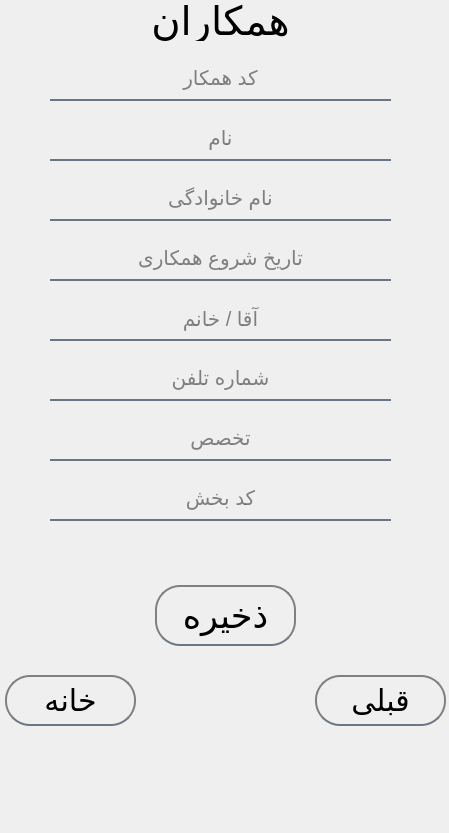
<?xml version="1.0" encoding="UTF-8"?>
<ui version="4.0">
 <class>MainWindow</class>
 <widget class="QMainWindow" name="MainWindow">
  <property name="geometry">
   <rect>
    <x>0</x>
    <y>0</y>
    <width>449</width>
    <height>833</height>
   </rect>
  </property>
  <property name="windowTitle">
   <string>MainWindow</string>
  </property>
  <widget class="QWidget" name="centralwidget">
   <widget class="QLineEdit" name="line_gender">
    <property name="geometry">
     <rect>
      <x>50</x>
      <y>300</y>
      <width>341</width>
      <height>41</height>
     </rect>
    </property>
    <property name="styleSheet">
     <string notr="true">background-color: rgba(0,0,0,0);
border: none;
border-bottom: 2px solid rgba(105,118,132,255);
color: rgba(10, 10, 10,250); 
padding-bottom: 3px;
font-size: 20px;
font: 20pt &quot;IRNazanin&quot;;
</string>
    </property>
    <property name="text">
     <string/>
    </property>
    <property name="alignment">
     <set>Qt::AlignCenter</set>
    </property>
    <property name="placeholderText">
     <string>آقا / خانم</string>
    </property>
    <property name="cursorMoveStyle">
     <enum>Qt::LogicalMoveStyle</enum>
    </property>
   </widget>
   <widget class="QPushButton" name="but_save">
    <property name="geometry">
     <rect>
      <x>150</x>
      <y>580</y>
      <width>151</width>
      <height>71</height>
     </rect>
    </property>
    <property name="font">
     <font>
      <family>IRNazanin</family>
      <pointsize>30</pointsize>
      <weight>50</weight>
      <italic>false</italic>
      <bold>false</bold>
     </font>
    </property>
    <property name="styleSheet">
     <string notr="true">QPushButton {
    background-color: transparent; /* Transparent background */
    color: rgb(0,0,0); /* Text color */
    border: 2px solid gray; /* Border around the button */
    padding: 5px; /* Increased padding for better touch targets */
    border-radius: 25px; /* Rounded corners */
    margin: 5px; /* Uniform margin on all sides */
    font-size: 35px; /* Font size for better readability */
	font: 30pt &quot;IRNazanin&quot;;
border-bottom: 2px solid rgba(105,118,132,255);
}

QPushButton:hover {
    border-color: rgba(190, 190, 190, 0.7); /* Lighter border on hover */
    background-color: rgba(255, 255, 255, 0.1); /* Light background on hover for visual feedback */
}

QPushButton:pressed {
    background-color: rgba(255, 255, 255, 0.2); /* Darker background when pressed */
	font: 20pt &quot;Ubuntu&quot;;
    border-color: rgba(150, 150, 150, 0.8); /* Change border color when pressed */
}

QPushButton:disabled {
    color: rgba(255, 255, 255, 0.5); /* Lighter text color when disabled */
    border-color: rgba(190, 190, 190, 0.3); /* Lighter border when disabled */
}
</string>
    </property>
    <property name="text">
     <string>ذخیره</string>
    </property>
   </widget>
   <widget class="QLineEdit" name="line_name">
    <property name="geometry">
     <rect>
      <x>50</x>
      <y>120</y>
      <width>341</width>
      <height>41</height>
     </rect>
    </property>
    <property name="styleSheet">
     <string notr="true">background-color: rgba(0,0,0,0);
border: none;
border-bottom: 2px solid rgba(105,118,132,255);
color: rgba(10, 10, 10,250); 
padding-bottom: 3px;
font-size: 20px;
font: 20pt &quot;IRNazanin&quot;;
</string>
    </property>
    <property name="alignment">
     <set>Qt::AlignCenter</set>
    </property>
    <property name="placeholderText">
     <string>نام</string>
    </property>
    <property name="cursorMoveStyle">
     <enum>Qt::VisualMoveStyle</enum>
    </property>
   </widget>
   <widget class="QLabel" name="label_pic">
    <property name="geometry">
     <rect>
      <x>0</x>
      <y>0</y>
      <width>451</width>
      <height>891</height>
     </rect>
    </property>
    <property name="text">
     <string/>
    </property>
    <property name="pixmap">
     <pixmap>1.jpg</pixmap>
    </property>
    <property name="scaledContents">
     <bool>true</bool>
    </property>
   </widget>
   <widget class="QPushButton" name="but_home">
    <property name="geometry">
     <rect>
      <x>0</x>
      <y>670</y>
      <width>141</width>
      <height>61</height>
     </rect>
    </property>
    <property name="font">
     <font>
      <family>IRNazanin</family>
      <pointsize>-1</pointsize>
      <weight>50</weight>
      <italic>false</italic>
      <bold>false</bold>
     </font>
    </property>
    <property name="styleSheet">
     <string notr="true">QPushButton {
    background-color: transparent; /* Transparent background */
    color: rgb(0,0,0); /* Text color */
    border: 2px solid gray; /* Border around the button */
    padding: 5px; /* Increased padding for better touch targets */
    border-radius: 25px; /* Rounded corners */
    margin: 5px; /* Uniform margin on all sides */
    font-size: 35px; /* Font size for better readability */
	font: 30pt &quot;IRNazanin&quot;;
border-bottom: 2px solid rgba(105,118,132,255);
}

QPushButton:hover {
    border-color: rgba(190, 190, 190, 0.7); /* Lighter border on hover */
    background-color: rgba(255, 255, 255, 0.1); /* Light background on hover for visual feedback */
}

QPushButton:pressed {
    background-color: rgba(255, 255, 255, 0.2); /* Darker background when pressed */
	font: 20pt &quot;Ubuntu&quot;;
    border-color: rgba(150, 150, 150, 0.8); /* Change border color when pressed */
}

QPushButton:disabled {
    color: rgba(255, 255, 255, 0.5); /* Lighter text color when disabled */
    border-color: rgba(190, 190, 190, 0.3); /* Lighter border when disabled */
}
QPushButton {
    background-color: transparent; /* Transparent background */
    color: rgb(0,0,0); /* Text color */
    border: 2px solid gray; /* Border around the button */
    padding: 5px; /* Increased padding for better touch targets */
    border-radius: 25px; /* Rounded corners */
    margin: 5px; /* Uniform margin on all sides */
    font-size: 30px; /* Font size for better readability */
border-bottom: 2px solid rgba(105,118,132,255);
}

QPushButton:hover {
    border-color: rgba(190, 190, 190, 0.7); /* Lighter border on hover */
    background-color: rgba(255, 255, 255, 0.1); /* Light background on hover for visual feedback */
}

QPushButton:pressed {
    background-color: rgba(255, 255, 255, 0.2); /* Darker background when pressed */
	font: 20pt &quot;Ubuntu&quot;;
    border-color: rgba(150, 150, 150, 0.8); /* Change border color when pressed */
}

QPushButton:disabled {
    color: rgba(255, 255, 255, 0.5); /* Lighter text color when disabled */
    border-color: rgba(190, 190, 190, 0.3); /* Lighter border when disabled */
}
</string>
    </property>
    <property name="text">
     <string>خانه</string>
    </property>
   </widget>
   <widget class="QLineEdit" name="line_expertise">
    <property name="geometry">
     <rect>
      <x>50</x>
      <y>420</y>
      <width>341</width>
      <height>41</height>
     </rect>
    </property>
    <property name="styleSheet">
     <string notr="true">background-color: rgba(0,0,0,0);
border: none;
border-bottom: 2px solid rgba(105,118,132,255);
color: rgba(10, 10, 10,250); 
padding-bottom: 3px;
font-size: 20px;
font: 20pt &quot;IRNazanin&quot;;
</string>
    </property>
    <property name="text">
     <string/>
    </property>
    <property name="alignment">
     <set>Qt::AlignCenter</set>
    </property>
    <property name="placeholderText">
     <string>تخصص</string>
    </property>
    <property name="cursorMoveStyle">
     <enum>Qt::LogicalMoveStyle</enum>
    </property>
   </widget>
   <widget class="QLineEdit" name="line_employee">
    <property name="geometry">
     <rect>
      <x>50</x>
      <y>60</y>
      <width>341</width>
      <height>41</height>
     </rect>
    </property>
    <property name="sizePolicy">
     <sizepolicy hsizetype="Expanding" vsizetype="Fixed">
      <horstretch>0</horstretch>
      <verstretch>0</verstretch>
     </sizepolicy>
    </property>
    <property name="layoutDirection">
     <enum>Qt::LeftToRight</enum>
    </property>
    <property name="autoFillBackground">
     <bool>false</bool>
    </property>
    <property name="styleSheet">
     <string notr="true">background-color: rgba(0,0,0,0);
border: none;
border-bottom: 2px solid rgba(105,118,132,255);
color: rgba(10, 10, 10,250); 
padding-bottom: 3px;
font-size: 20px;
font: 20pt &quot;IRNazanin&quot;;
</string>
    </property>
    <property name="cursorPosition">
     <number>0</number>
    </property>
    <property name="alignment">
     <set>Qt::AlignCenter</set>
    </property>
    <property name="dragEnabled">
     <bool>false</bool>
    </property>
    <property name="placeholderText">
     <string>کد همکار</string>
    </property>
    <property name="cursorMoveStyle">
     <enum>Qt::VisualMoveStyle</enum>
    </property>
   </widget>
   <widget class="QLineEdit" name="line_lastname">
    <property name="geometry">
     <rect>
      <x>50</x>
      <y>180</y>
      <width>341</width>
      <height>41</height>
     </rect>
    </property>
    <property name="styleSheet">
     <string notr="true">background-color: rgba(0,0,0,0);
border: none;
border-bottom: 2px solid rgba(105,118,132,255);
color: rgba(10, 10, 10,250); 
padding-bottom: 3px;
font-size: 20px;
font: 20pt &quot;IRNazanin&quot;;
</string>
    </property>
    <property name="text">
     <string/>
    </property>
    <property name="alignment">
     <set>Qt::AlignCenter</set>
    </property>
    <property name="placeholderText">
     <string>نام خانوادگی</string>
    </property>
    <property name="cursorMoveStyle">
     <enum>Qt::LogicalMoveStyle</enum>
    </property>
   </widget>
   <widget class="QLineEdit" name="line_date">
    <property name="geometry">
     <rect>
      <x>50</x>
      <y>240</y>
      <width>341</width>
      <height>41</height>
     </rect>
    </property>
    <property name="styleSheet">
     <string notr="true">background-color: rgba(0,0,0,0);
border: none;
border-bottom: 2px solid rgba(105,118,132,255);
color: rgba(10, 10, 10,250); 
padding-bottom: 3px;
font-size: 20px;
font: 20pt &quot;IRNazanin&quot;;
</string>
    </property>
    <property name="text">
     <string/>
    </property>
    <property name="alignment">
     <set>Qt::AlignCenter</set>
    </property>
    <property name="placeholderText">
     <string>تاریخ شروع همکاری</string>
    </property>
    <property name="cursorMoveStyle">
     <enum>Qt::LogicalMoveStyle</enum>
    </property>
   </widget>
   <widget class="QPushButton" name="but_bake">
    <property name="geometry">
     <rect>
      <x>310</x>
      <y>670</y>
      <width>141</width>
      <height>61</height>
     </rect>
    </property>
    <property name="font">
     <font>
      <family>IRNazanin</family>
      <pointsize>-1</pointsize>
      <weight>50</weight>
      <italic>false</italic>
      <bold>false</bold>
     </font>
    </property>
    <property name="styleSheet">
     <string notr="true">QPushButton {
    background-color: transparent; /* Transparent background */
    color: rgb(0,0,0); /* Text color */
    border: 2px solid gray; /* Border around the button */
    padding: 5px; /* Increased padding for better touch targets */
    border-radius: 25px; /* Rounded corners */
    margin: 5px; /* Uniform margin on all sides */
    font-size: 35px; /* Font size for better readability */
	font: 30pt &quot;IRNazanin&quot;;
border-bottom: 2px solid rgba(105,118,132,255);
}

QPushButton:hover {
    border-color: rgba(190, 190, 190, 0.7); /* Lighter border on hover */
    background-color: rgba(255, 255, 255, 0.1); /* Light background on hover for visual feedback */
}

QPushButton:pressed {
    background-color: rgba(255, 255, 255, 0.2); /* Darker background when pressed */
	font: 20pt &quot;Ubuntu&quot;;
    border-color: rgba(150, 150, 150, 0.8); /* Change border color when pressed */
}

QPushButton:disabled {
    color: rgba(255, 255, 255, 0.5); /* Lighter text color when disabled */
    border-color: rgba(190, 190, 190, 0.3); /* Lighter border when disabled */
}
QPushButton {
    background-color: transparent; /* Transparent background */
    color: rgb(0,0,0); /* Text color */
    border: 2px solid gray; /* Border around the button */
    padding: 5px; /* Increased padding for better touch targets */
    border-radius: 25px; /* Rounded corners */
    margin: 5px; /* Uniform margin on all sides */
    font-size: 30px; /* Font size for better readability */
border-bottom: 2px solid rgba(105,118,132,255);
}

QPushButton:hover {
    border-color: rgba(190, 190, 190, 0.7); /* Lighter border on hover */
    background-color: rgba(255, 255, 255, 0.1); /* Light background on hover for visual feedback */
}

QPushButton:pressed {
    background-color: rgba(255, 255, 255, 0.2); /* Darker background when pressed */
	font: 20pt &quot;Ubuntu&quot;;
    border-color: rgba(150, 150, 150, 0.8); /* Change border color when pressed */
}

QPushButton:disabled {
    color: rgba(255, 255, 255, 0.5); /* Lighter text color when disabled */
    border-color: rgba(190, 190, 190, 0.3); /* Lighter border when disabled */
}
</string>
    </property>
    <property name="text">
     <string>قبلی</string>
    </property>
   </widget>
   <widget class="QLineEdit" name="line_phone">
    <property name="geometry">
     <rect>
      <x>50</x>
      <y>360</y>
      <width>341</width>
      <height>41</height>
     </rect>
    </property>
    <property name="styleSheet">
     <string notr="true">background-color: rgba(0,0,0,0);
border: none;
border-bottom: 2px solid rgba(105,118,132,255);
color: rgba(10, 10, 10,250); 
padding-bottom: 3px;
font-size: 20px;
font: 20pt &quot;IRNazanin&quot;;
</string>
    </property>
    <property name="text">
     <string/>
    </property>
    <property name="alignment">
     <set>Qt::AlignCenter</set>
    </property>
    <property name="placeholderText">
     <string>شماره تلفن</string>
    </property>
    <property name="cursorMoveStyle">
     <enum>Qt::LogicalMoveStyle</enum>
    </property>
   </widget>
   <widget class="QLabel" name="label_name">
    <property name="geometry">
     <rect>
      <x>20</x>
      <y>0</y>
      <width>401</width>
      <height>41</height>
     </rect>
    </property>
    <property name="font">
     <font>
      <family>IRNazanin</family>
      <pointsize>30</pointsize>
      <weight>50</weight>
      <italic>false</italic>
      <bold>false</bold>
     </font>
    </property>
    <property name="styleSheet">
     <string notr="true">color: rgb(0,0,0);
font: 30pt &quot;IRNazanin&quot;;</string>
    </property>
    <property name="text">
     <string>همکاران</string>
    </property>
    <property name="alignment">
     <set>Qt::AlignCenter</set>
    </property>
   </widget>
   <widget class="QLineEdit" name="line_part">
    <property name="geometry">
     <rect>
      <x>50</x>
      <y>480</y>
      <width>341</width>
      <height>41</height>
     </rect>
    </property>
    <property name="styleSheet">
     <string notr="true">background-color: rgba(0,0,0,0);
border: none;
border-bottom: 2px solid rgba(105,118,132,255);
color: rgba(10, 10, 10,250); 
padding-bottom: 3px;
font-size: 20px;
font: 20pt &quot;IRNazanin&quot;;
</string>
    </property>
    <property name="text">
     <string/>
    </property>
    <property name="alignment">
     <set>Qt::AlignCenter</set>
    </property>
    <property name="placeholderText">
     <string>کد بخش</string>
    </property>
    <property name="cursorMoveStyle">
     <enum>Qt::LogicalMoveStyle</enum>
    </property>
   </widget>
   <zorder>label_pic</zorder>
   <zorder>line_gender</zorder>
   <zorder>but_save</zorder>
   <zorder>line_name</zorder>
   <zorder>but_home</zorder>
   <zorder>line_expertise</zorder>
   <zorder>line_employee</zorder>
   <zorder>line_lastname</zorder>
   <zorder>line_date</zorder>
   <zorder>but_bake</zorder>
   <zorder>line_phone</zorder>
   <zorder>label_name</zorder>
   <zorder>line_part</zorder>
  </widget>
 </widget>
 <resources/>
 <connections/>
</ui>
